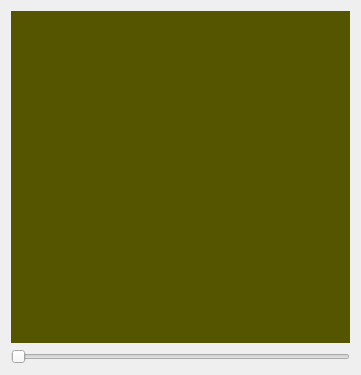
<?xml version="1.0" encoding="UTF-8"?>
<ui version="4.0">
 <class>Widget</class>
 <widget class="QWidget" name="Widget">
  <property name="geometry">
   <rect>
    <x>0</x>
    <y>0</y>
    <width>361</width>
    <height>375</height>
   </rect>
  </property>
  <property name="windowTitle">
   <string>Widget</string>
  </property>
  <layout class="QVBoxLayout" name="verticalLayout">
   <item>
    <widget class="QWidget" name="gaugeWidget" native="true">
     <property name="styleSheet">
      <string notr="true">background-color: rgb(85, 85, 0);</string>
     </property>
    </widget>
   </item>
   <item>
    <widget class="QSlider" name="horizontalSlider">
     <property name="orientation">
      <enum>Qt::Orientation::Horizontal</enum>
     </property>
    </widget>
   </item>
  </layout>
 </widget>
 <resources/>
 <connections/>
</ui>
